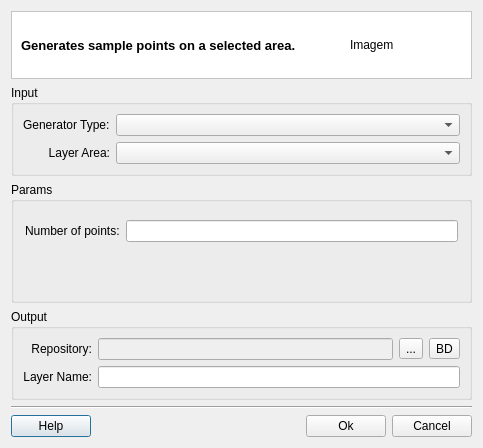
<?xml version="1.0" encoding="UTF-8"?>
<ui version="4.0">
 <class>SamplePointsGeneratorDialogForm</class>
 <widget class="QDialog" name="SamplePointsGeneratorDialogForm">
  <property name="geometry">
   <rect>
    <x>0</x>
    <y>0</y>
    <width>447</width>
    <height>424</height>
   </rect>
  </property>
  <property name="windowTitle">
   <string>Sample Points Generator</string>
  </property>
  <layout class="QGridLayout" name="gridLayout_11">
   <property name="sizeConstraint">
    <enum>QLayout::SetFixedSize</enum>
   </property>
   <item row="0" column="0">
    <layout class="QGridLayout" name="gridLayout_10">
     <item row="0" column="0">
      <widget class="QFrame" name="frame">
       <property name="styleSheet">
        <string notr="true">QWidget { background: white }</string>
       </property>
       <property name="frameShape">
        <enum>QFrame::StyledPanel</enum>
       </property>
       <property name="frameShadow">
        <enum>QFrame::Sunken</enum>
       </property>
       <layout class="QGridLayout" name="gridLayout_2">
        <item row="0" column="0">
         <widget class="QLabel" name="m_titleLabel">
          <property name="font">
           <font>
            <pointsize>10</pointsize>
            <weight>75</weight>
            <bold>true</bold>
           </font>
          </property>
          <property name="text">
           <string>Generates sample points on a selected area.</string>
          </property>
         </widget>
        </item>
        <item row="0" column="1">
         <widget class="QLabel" name="m_imgLabel">
          <property name="minimumSize">
           <size>
            <width>112</width>
            <height>48</height>
           </size>
          </property>
          <property name="maximumSize">
           <size>
            <width>48</width>
            <height>48</height>
           </size>
          </property>
          <property name="text">
           <string>Imagem</string>
          </property>
         </widget>
        </item>
       </layout>
      </widget>
     </item>
     <item row="1" column="0">
      <widget class="QGroupBox" name="groupBox">
       <property name="title">
        <string>Input</string>
       </property>
       <property name="flat">
        <bool>true</bool>
       </property>
       <layout class="QGridLayout" name="gridLayout_6">
        <item row="0" column="0">
         <layout class="QGridLayout" name="gridLayout_5">
          <item row="0" column="0">
           <layout class="QGridLayout" name="gridLayout_3">
            <item row="0" column="0">
             <widget class="QLabel" name="label_2">
              <property name="text">
               <string>Generator Type:</string>
              </property>
             </widget>
            </item>
            <item row="1" column="0">
             <widget class="QLabel" name="label">
              <property name="minimumSize">
               <size>
                <width>70</width>
                <height>0</height>
               </size>
              </property>
              <property name="text">
               <string>Layer Area:</string>
              </property>
              <property name="alignment">
               <set>Qt::AlignRight|Qt::AlignTrailing|Qt::AlignVCenter</set>
              </property>
             </widget>
            </item>
           </layout>
          </item>
          <item row="0" column="1">
           <layout class="QGridLayout" name="gridLayout_4">
            <item row="0" column="0">
             <widget class="QComboBox" name="m_generatorTypeComboBox"/>
            </item>
            <item row="1" column="0">
             <widget class="QComboBox" name="m_inputLayerComboBox">
              <property name="sizePolicy">
               <sizepolicy hsizetype="MinimumExpanding" vsizetype="Fixed">
                <horstretch>0</horstretch>
                <verstretch>0</verstretch>
               </sizepolicy>
              </property>
             </widget>
            </item>
           </layout>
          </item>
         </layout>
        </item>
       </layout>
      </widget>
     </item>
     <item row="2" column="0">
      <widget class="QGroupBox" name="groupBox_3">
       <property name="title">
        <string>Params</string>
       </property>
       <property name="flat">
        <bool>true</bool>
       </property>
       <layout class="QGridLayout" name="gridLayout_9">
        <property name="leftMargin">
         <number>2</number>
        </property>
        <property name="topMargin">
         <number>2</number>
        </property>
        <property name="rightMargin">
         <number>2</number>
        </property>
        <property name="bottomMargin">
         <number>2</number>
        </property>
        <item row="0" column="0">
         <widget class="QStackedWidget" name="stackedWidget">
          <property name="currentIndex">
           <number>0</number>
          </property>
          <widget class="QWidget" name="page">
           <layout class="QGridLayout" name="gridLayout_17">
            <item row="0" column="0">
             <layout class="QGridLayout" name="gridLayout_12">
              <item row="0" column="0">
               <widget class="QLabel" name="label_4">
                <property name="text">
                 <string>Number of points:</string>
                </property>
               </widget>
              </item>
              <item row="0" column="1">
               <widget class="QLineEdit" name="m_nPointsRandomLineEdit">
                <property name="alignment">
                 <set>Qt::AlignRight|Qt::AlignTrailing|Qt::AlignVCenter</set>
                </property>
               </widget>
              </item>
             </layout>
            </item>
            <item row="1" column="0">
             <spacer name="verticalSpacer">
              <property name="orientation">
               <enum>Qt::Vertical</enum>
              </property>
              <property name="sizeType">
               <enum>QSizePolicy::Minimum</enum>
              </property>
              <property name="sizeHint" stdset="0">
               <size>
                <width>20</width>
                <height>40</height>
               </size>
              </property>
             </spacer>
            </item>
           </layout>
          </widget>
          <widget class="QWidget" name="page_2">
           <layout class="QGridLayout" name="gridLayout_16">
            <item row="0" column="0">
             <layout class="QGridLayout" name="gridLayout_15">
              <item row="0" column="0">
               <layout class="QGridLayout" name="gridLayout_13">
                <item row="1" column="0">
                 <widget class="QLabel" name="label_5">
                  <property name="text">
                   <string>Number of points per class:</string>
                  </property>
                 </widget>
                </item>
                <item row="0" column="0">
                 <widget class="QLabel" name="label_7">
                  <property name="text">
                   <string>Class Reference Attribute:</string>
                  </property>
                 </widget>
                </item>
               </layout>
              </item>
              <item row="0" column="1">
               <layout class="QGridLayout" name="gridLayout_14">
                <item row="1" column="0">
                 <widget class="QLineEdit" name="m_nPointsStratifiedLineEdit">
                  <property name="alignment">
                   <set>Qt::AlignRight|Qt::AlignTrailing|Qt::AlignVCenter</set>
                  </property>
                 </widget>
                </item>
                <item row="0" column="0">
                 <widget class="QComboBox" name="m_attrStratifiedComboBox"/>
                </item>
               </layout>
              </item>
              <item row="1" column="0" colspan="2">
               <widget class="QCheckBox" name="m_propStratifiedCheckBox">
                <property name="text">
                 <string>Proportional to class area (number of points per class is the minimum value).</string>
                </property>
               </widget>
              </item>
             </layout>
            </item>
           </layout>
          </widget>
         </widget>
        </item>
       </layout>
      </widget>
     </item>
     <item row="3" column="0">
      <widget class="QGroupBox" name="groupBox_2">
       <property name="sizePolicy">
        <sizepolicy hsizetype="Preferred" vsizetype="Preferred">
         <horstretch>0</horstretch>
         <verstretch>0</verstretch>
        </sizepolicy>
       </property>
       <property name="title">
        <string>Output</string>
       </property>
       <property name="flat">
        <bool>true</bool>
       </property>
       <layout class="QGridLayout" name="gridLayout_22">
        <item row="0" column="0">
         <layout class="QGridLayout" name="gridLayout_21">
          <item row="0" column="0">
           <layout class="QGridLayout" name="gridLayout_7">
            <item row="0" column="0">
             <widget class="QLabel" name="label_6">
              <property name="text">
               <string>Repository:</string>
              </property>
              <property name="alignment">
               <set>Qt::AlignRight|Qt::AlignTrailing|Qt::AlignVCenter</set>
              </property>
             </widget>
            </item>
            <item row="1" column="0">
             <widget class="QLabel" name="label_3">
              <property name="text">
               <string>Layer Name:</string>
              </property>
              <property name="alignment">
               <set>Qt::AlignRight|Qt::AlignTrailing|Qt::AlignVCenter</set>
              </property>
             </widget>
            </item>
           </layout>
          </item>
          <item row="0" column="1">
           <layout class="QGridLayout" name="gridLayout_20">
            <item row="0" column="0">
             <layout class="QGridLayout" name="gridLayout_8">
              <item row="0" column="0">
               <widget class="QLineEdit" name="m_repositoryLineEdit">
                <property name="enabled">
                 <bool>false</bool>
                </property>
               </widget>
              </item>
              <item row="0" column="1">
               <widget class="QToolButton" name="m_targetFileToolButton">
                <property name="minimumSize">
                 <size>
                  <width>0</width>
                  <height>0</height>
                 </size>
                </property>
                <property name="text">
                 <string>...</string>
                </property>
               </widget>
              </item>
              <item row="0" column="2">
               <widget class="QToolButton" name="m_targetDatasourceToolButton">
                <property name="minimumSize">
                 <size>
                  <width>0</width>
                  <height>0</height>
                 </size>
                </property>
                <property name="text">
                 <string>BD</string>
                </property>
               </widget>
              </item>
             </layout>
            </item>
            <item row="1" column="0">
             <widget class="QLineEdit" name="m_newLayerNameLineEdit">
              <property name="readOnly">
               <bool>false</bool>
              </property>
             </widget>
            </item>
           </layout>
          </item>
         </layout>
        </item>
       </layout>
      </widget>
     </item>
     <item row="4" column="0">
      <layout class="QGridLayout" name="gridLayout">
       <item row="0" column="0" colspan="4">
        <widget class="Line" name="line">
         <property name="orientation">
          <enum>Qt::Horizontal</enum>
         </property>
        </widget>
       </item>
       <item row="1" column="0">
        <widget class="te::qt::widgets::HelpPushButton" name="m_helpPushButton">
         <property name="text">
          <string>Help</string>
         </property>
        </widget>
       </item>
       <item row="1" column="1">
        <spacer name="horizontalSpacer">
         <property name="orientation">
          <enum>Qt::Horizontal</enum>
         </property>
         <property name="sizeHint" stdset="0">
          <size>
           <width>40</width>
           <height>20</height>
          </size>
         </property>
        </spacer>
       </item>
       <item row="1" column="2">
        <widget class="QPushButton" name="m_okPushButton">
         <property name="text">
          <string>Ok</string>
         </property>
        </widget>
       </item>
       <item row="1" column="3">
        <widget class="QPushButton" name="m_cancelPushButton">
         <property name="text">
          <string>Cancel</string>
         </property>
        </widget>
       </item>
      </layout>
     </item>
    </layout>
   </item>
  </layout>
 </widget>
 <customwidgets>
  <customwidget>
   <class>te::qt::widgets::HelpPushButton</class>
   <extends>QPushButton</extends>
   <header>terralib/qt/widgets/help/HelpPushButton.h</header>
  </customwidget>
 </customwidgets>
 <tabstops>
  <tabstop>m_generatorTypeComboBox</tabstop>
  <tabstop>m_inputLayerComboBox</tabstop>
  <tabstop>m_nPointsRandomLineEdit</tabstop>
  <tabstop>m_attrStratifiedComboBox</tabstop>
  <tabstop>m_nPointsStratifiedLineEdit</tabstop>
  <tabstop>m_propStratifiedCheckBox</tabstop>
  <tabstop>m_repositoryLineEdit</tabstop>
  <tabstop>m_targetFileToolButton</tabstop>
  <tabstop>m_targetDatasourceToolButton</tabstop>
  <tabstop>m_newLayerNameLineEdit</tabstop>
  <tabstop>m_okPushButton</tabstop>
  <tabstop>m_cancelPushButton</tabstop>
  <tabstop>m_helpPushButton</tabstop>
 </tabstops>
 <resources/>
 <connections>
  <connection>
   <sender>m_generatorTypeComboBox</sender>
   <signal>activated(int)</signal>
   <receiver>stackedWidget</receiver>
   <slot>setCurrentIndex(int)</slot>
   <hints>
    <hint type="sourcelabel">
     <x>244</x>
     <y>121</y>
    </hint>
    <hint type="destinationlabel">
     <x>248</x>
     <y>192</y>
    </hint>
   </hints>
  </connection>
  <connection>
   <sender>m_cancelPushButton</sender>
   <signal>released()</signal>
   <receiver>SamplePointsGeneratorDialogForm</receiver>
   <slot>reject()</slot>
   <hints>
    <hint type="sourcelabel">
     <x>412</x>
     <y>407</y>
    </hint>
    <hint type="destinationlabel">
     <x>413</x>
     <y>430</y>
    </hint>
   </hints>
  </connection>
 </connections>
</ui>
